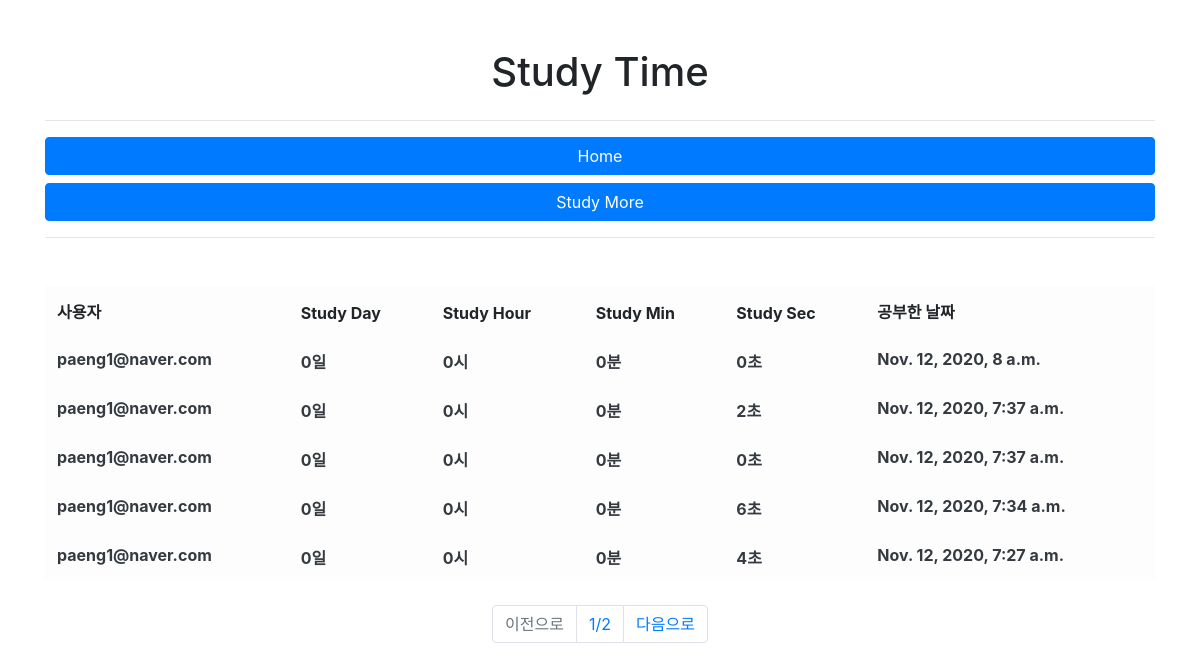
The page /timer_rank/ on the database its author committed.
### timer/models.py (models this page shows, shortened)
class Timer(models.Model):
    user = models.ForeignKey('user.User', on_delete=models.CASCADE, verbose_name='사용자')
    study_day = models.IntegerField(verbose_name='공부한 날')
    study_hour = models.IntegerField(verbose_name='시간')
    study_min = models.IntegerField(verbose_name='분')
    study_sec = models.IntegerField(verbose_name='초')
    register_date = models.DateTimeField(auto_now_add=True, verbose_name='등록날짜')
    class Meta:
        db_table = 'timer'
        verbose_name = '공부시간'
        verbose_name_plural = '공부시간'

### user/models.py (models this page shows)
class User(models.Model):
    email = models.EmailField(verbose_name='이메일')
    password = models.CharField(max_length=128, verbose_name='비밀번호')
    level = models.CharField(max_length=8, verbose_name='등급',
        choices=(
            ('admin', 'admin'),
            ('user', 'user')
        )
    )
    register_data = models.DateField(auto_now_add=True, verbose_name='등록 날짜')
    def __str__(self):
        return self.email
    class Meta:
        db_table = 'user'
        verbose_name = '사용자'
        verbose_name_plural = '사용자'

### timer/views.py (the view)
# urls.py: path('timer_rank/',TimerList.as_view())
class TimerList(ListView):
    template_name = 'timer_rank.html'
    context_object_name= 'timers'
    def get_queryset(self):
        timer_all = Timer.objects.all().order_by('-id')
        page = int(self.request.GET.get('p',1))
        paginator = Paginator(timer_all,5)
        queryset = paginator.get_page(page)
        return queryset

### timer/templates/timer_rank.html
{% extends "base.html" %}
{% block contents %}
<div class="row mt-5">
    <div class="col-12 text-center">
        <h1>Study Time</h1>
    </div>
</div>
<hr/>
    <div >
        <button class="btn btn-primary btn-block" onclick="location.href='/'">Home</button>
        <button class="btn btn-primary btn-block" onclick="location.href='/timer/'">Study More</button>
    </div>
<hr/>
<div class="row mt-5">
    <div class="col-12">
        <table class="table table-light">
            <thead class="thead-ligth">
                <tr>
                    <th scope="col">사용자</th>
                    <th scope="col">Study Day</th>
                    <th scope="col">Study Hour</th>
                    <th scope="col">Study Min</th>
                    <th scope="col">Study Sec</th>
                    <th scope="col">공부한 날짜</th>
                </tr>
            </thead>
            <tbody class="text-dark">
                {% for timer in timers %}
                <tr>
                    <th scope="row">{{ timer.user }}</th>
                    <th scope="row">{{timer.study_day}}일</th>
                    <th scope="row">{{timer.study_hour}}시</th>
                    <th scope="row">{{timer.study_min}}분</th>
                    <th scope="row">{{timer.study_sec}}초</th>
                    <th scope="row">{{timer.register_date}}</th>
                </tr>
                {% endfor %}
            </tbody>
        </table>
    </div>
</div>
<div class="row mt-2">
    <div class="col-12">
        <nav>
            <ul class="pagination justify-content-center">
                {% if timers.has_previous %}
                <li class="page-item">
                    <a class="page-link" href="?p={{timers.previous_page_number }}">이전으로</a>
                </li>
                {% else %}
                <li class="page-item disabled">
                    <a class="page-link" href="#">이전으로</a>
                </li>
                {% endif %}
                <li class="page-item">
                    <a class="page-link" href="#">{{timers.number}}/{{timers.paginator.num_pages}}</a>
                </li>
                {% if timers.has_next %}
                <li class="page-item">
                    <a class="page-link" href="?p={{ timers.next_page_number }}">다음으로</a>
                </li>
                {% else %}
                <li class="page-item disabled">
                    <a class="page-link" href="#">다음으로</a>
                </li>
                {% endif %}
            </ul>
        </nav>
    </div>
</div>
{% endblock %}

### rows shown on the page
Timer: user "paeng1@naver.com", study_day "0", study_hour "0", study_min "0", study_sec "0", register_date "Nov. 12, 2020, 8 a.m."
Timer: user "paeng1@naver.com", study_day "0", study_hour "0", study_min "0", study_sec "2", register_date "Nov. 12, 2020, 7:37 a.m."
Timer: user "paeng1@naver.com", study_day "0", study_hour "0", study_min "0", study_sec "0", register_date "Nov. 12, 2020, 7:37 a.m."
Timer: user "paeng1@naver.com", study_day "0", study_hour "0", study_min "0", study_sec "6", register_date "Nov. 12, 2020, 7:34 a.m."
Timer: user "paeng1@naver.com", study_day "0", study_hour "0", study_min "0", study_sec "4", register_date "Nov. 12, 2020, 7:27 a.m."

### other values the page prints
{{ timers.number }} "1"
{{ timers.paginator.num_pages }} "2"
